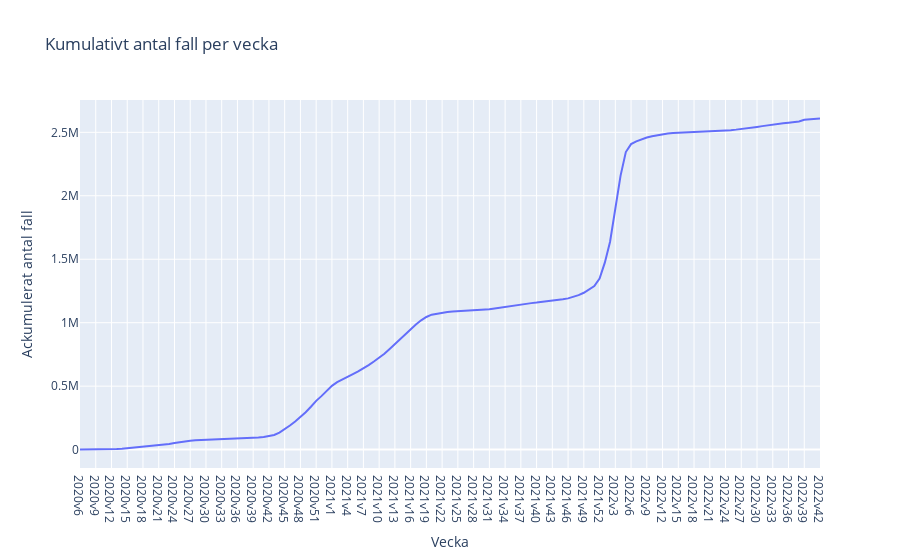

The notebook cell saved with this chart:
### Markdown cell above
#### f) plotly express

### Code cell
px.line(
    df_veckodata_riket,
    x="Vecka",
    y="Kum_antal_fall",
    title="Kumulativt antal fall per vecka",
    labels={"Kum_antal_fall": "Ackumulerat antal fall"},
)

### Figure 1 — Plotly figure (JSON) as saved in the notebook; plotly's stock layout.template omitted (floating-point values rounded to 4 significant figures; data arrays with more than 128 entries replaced by an {"elided": "..."} marker saying what was removed)
{"data": [{"hovertemplate": "Vecka=%{x}<br>Ackumulerat antal fall=%{y}<extra></extra>", "legendgroup": "", "line": {"color": "#636efa", "dash": "solid"}, "marker": {"symbol": "circle"}, "mode": "lines", "name": "", "orientation": "v", "showlegend": false, "type": "scatter", "x": {"elided": "142 str values"}, "xaxis": "x", "y": {"elided": "142 int values"}, "yaxis": "y"}], "layout": {"legend": {"tracegroupgap": 0}, "title": {"text": "Kumulativt antal fall per vecka"}, "xaxis": {"anchor": "y", "domain": [0, 1], "title": {"text": "Vecka"}}, "yaxis": {"anchor": "x", "domain": [0, 1], "title": {"text": "Ackumulerat antal fall"}}}}
